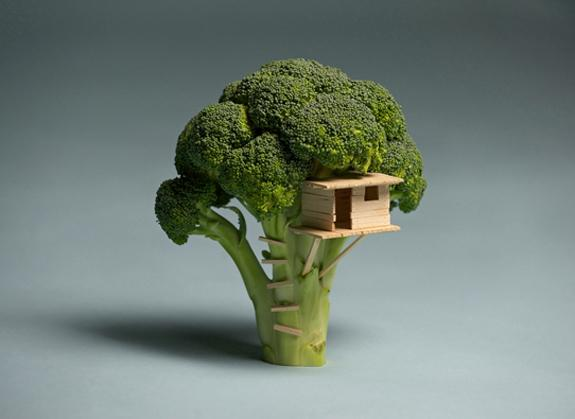
#> input picture SEM 6/SEM 6 Pracs/IS/Experiment 1 Caeser and Hill Cipher/Hello-decoded.jpg, 575 x 419 px
$ python main.py Hello-decoded.jpg   (older library calls are emulated)
#> lines starting #> are read from the running program, lines starting #| are printed output that depends on the picture
### SEM 6/SEM 6 Pracs/IS/Experiment 1 Caeser and Hill Cipher/HillClimb.py
from scipy import misc
import imageio
import numpy as np
import matplotlib.pyplot as plt
import os.path
import pickle
from numpy.linalg import inv, det
import sys
import scipy.misc

#   IMAGE SECTION
def read_image(image_path):
    """ Read an image and return a one hot vector of the image"""
#> called with image_path = 'Hello-decoded.jpg'
    img = imageio.imread(image_path)
#> img is the input picture: shape (419, 575, 3); mean R, G, B 114.6, 127.8, 119.1
    reshape_value = 1

    for i in img.shape:
        reshape_value *= i
#> after the loop, reshape_value = 722775

    return img.reshape((1, reshape_value)), img.shape


# [11 lines left out: functions show_image, show_images, not called in this run]

# HILL CLIMB SECTION

class HillClimb:
    def __init__(self, data, file_name, key_path=None):

        self.data = data

        # Computet the chunk
        self.chunk = self.computer_chunk()

        if key_path:
            # Load the key if it exist in the current dir
            self._key = pickle.load(open( key_path, "rb" ))
            print('Usigng the args -k ' + key_path)
        else:
            file_name = file_name + '.key'

            if os.path.isfile(file_name):
                # Load the key if it exist in the current dir
                self._key = pickle.load(open( file_name, "rb" ))
                print('Usigng the ' + file_name)
            else:
                # Generate a random key
                self._key = np.random.random_integers(0, 100, (self.chunk, self.chunk))

                # If determinat is equal to zero regenrate another key
                if det(self._key) == 0:
                    self._key = np.random.random_integers(0, 100, (self.chunk, self.chunk))

                # Save the key in a pickle
                pickle.dump( self._key, open( file_name, "wb" ) )

        print(self._key.dtype)
        print(self._key.shape)
        print(self._key)

        # Get the inverse of the key
        self.reversed_key = np.matrix(self._key).I.A

        print(self.reversed_key.dtype)
        print(self.reversed_key.shape)
        print(self.reversed_key)

    def computer_chunk(self):
        max_chunk = 100
        data_shape = self.data.shape[1]
        print(data_shape)

        for i in range(max_chunk, 0, -1):
            if data_shape % i == 0:
                return i


    @property
    def key(self):
        return self._key

    def encode(self, data):
        """ Encode function """
        crypted = []
        chunk = self.chunk
        key = self._key

        for i in range(0, len(data), chunk):

            temp = list(np.dot(key, data[i:i + chunk]))
            crypted.append(temp)

        crypted = (np.array(crypted)).reshape((1, len(data)))
        return crypted[0]


    def decode(self, data):
        """ Decode function """
        uncrypted = []
        chunk = self.chunk
        reversed_key = self.reversed_key

        for i in range(0, len(data), chunk):
            temp = list(np.dot(reversed_key, data[i:i + chunk]))
            uncrypted.append(temp)

        uncrypted = (np.array(uncrypted)).reshape((1, len(data)))

        return uncrypted[0]

### SEM 6/SEM 6 Pracs/IS/Experiment 1 Caeser and Hill Cipher/main.py
import pickle
from numpy.linalg import inv, det
import sys
import scipy.misc
from HillClimb import HillClimb
from HillClimb import *
import imageio

def transform(np_array, shape):
    return np_array.reshape(shape).astype('uint8')


if __name__ == '__main__':
    if len(sys.argv) > 1:
        image_file_name = sys.argv[1]
    else:
        raise Exception('Missing image file name')


    img, original_shape = read_image(image_file_name)
#> original_shape = (419, 575, 3)
    hill = HillClimb(data=img, file_name=image_file_name)
#| 722775

    ### Testing zone
    print(img.shape)
#| (1, 722775)


    # ------------------------- Encoding -------------------------

    # Get the encdoed vector image
    encoded_image_vector = hill.encode(img[0])
#> the loop in encode, `for i in range(0, len(data), chunk): ` made 9637 passes
#> i on passes 2 to 4: 75, 150, 225
#> after the loop in encode, `for i in range(0, len(data), chunk):`:
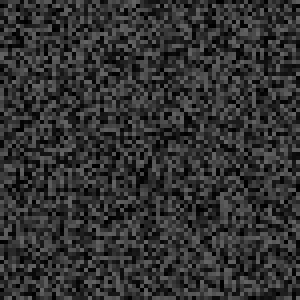
#> key: shape (75, 75) int64 (shown 4 times larger); min 0, max 100, mean 49.5
#> after the loop in encode, `for i in range(0, len(data), chunk):`: crypted = 9637 items

    # Reshape to the original shape of the image
    encoded_image = encoded_image_vector.reshape(original_shape)
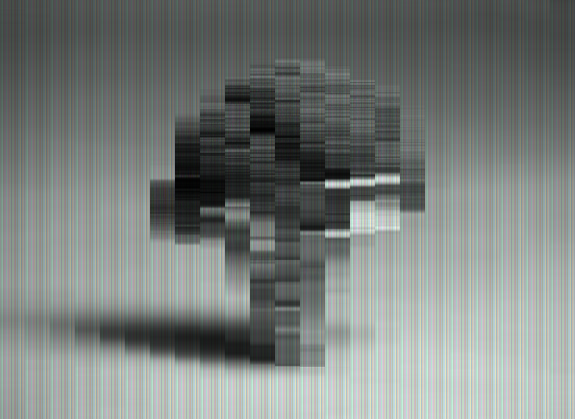
#> encoded_image: shape (419, 575, 3) int64; mean of channels 0, 1, 2 437387.4, 457760.4, 447233.3; drawn with min black and max white

    # Show the decoded image
    # show_image(encoded_image.astype('uint8'))

    # Setup the encdoed file name to be used when saving the encdoed image
    img_name = image_file_name.split('.')[0]
    img_extension = image_file_name.split('.')[1]
    encoded_img_name = '{0}-encoded.{1}'.format(img_name, img_extension)


     # Convert to uint8
    encoded_image = encoded_image.astype('uint8')
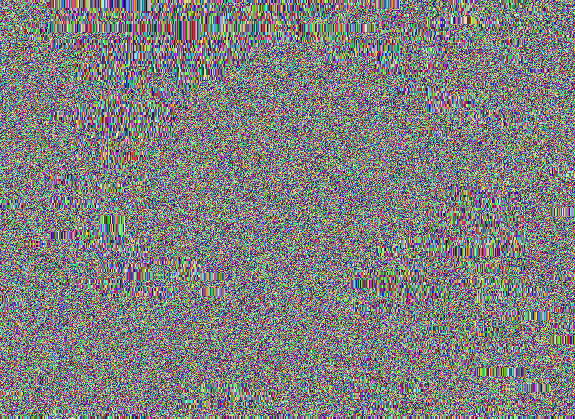
#> encoded_image: shape (419, 575, 3); mean of channels 0, 1, 2 127.1, 127.4, 127.2; drawn as R, G, B

    # Save the image
    imageio.imsave(encoded_img_name, encoded_image)
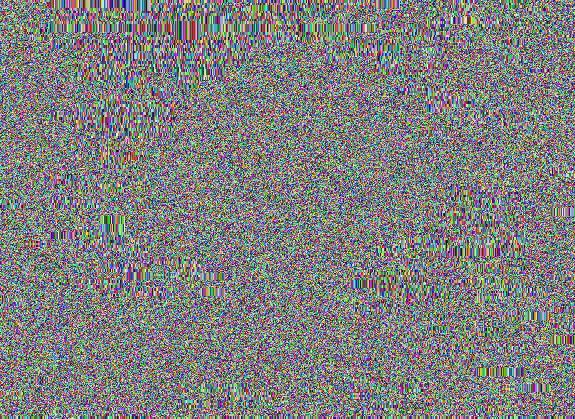
#> saved as Hello-decoded-encoded.jpg: shape (419, 575, 3); mean R, G, B 127.1, 127.4, 127.1

    # Save the image as a pickle model
    pickle.dump(encoded_image_vector, open( encoded_img_name + '.pk', "wb" ))


    # # ------------------------- Decoding -------------------------


    img_vector = pickle.load(open(encoded_img_name + '.pk', 'rb'))

    # Get the decoded vector image
    decoded_image_vector = hill.decode(img_vector)

    # Reshape to the original shape of the image
    decoded_image = decoded_image_vector.reshape(original_shape)

    decoded_img_name = '{0}-decoded.{1}'.format(img_name, img_extension)

    # Save the image
#> (the run stopped early here; a loop or call above may not have finished)
